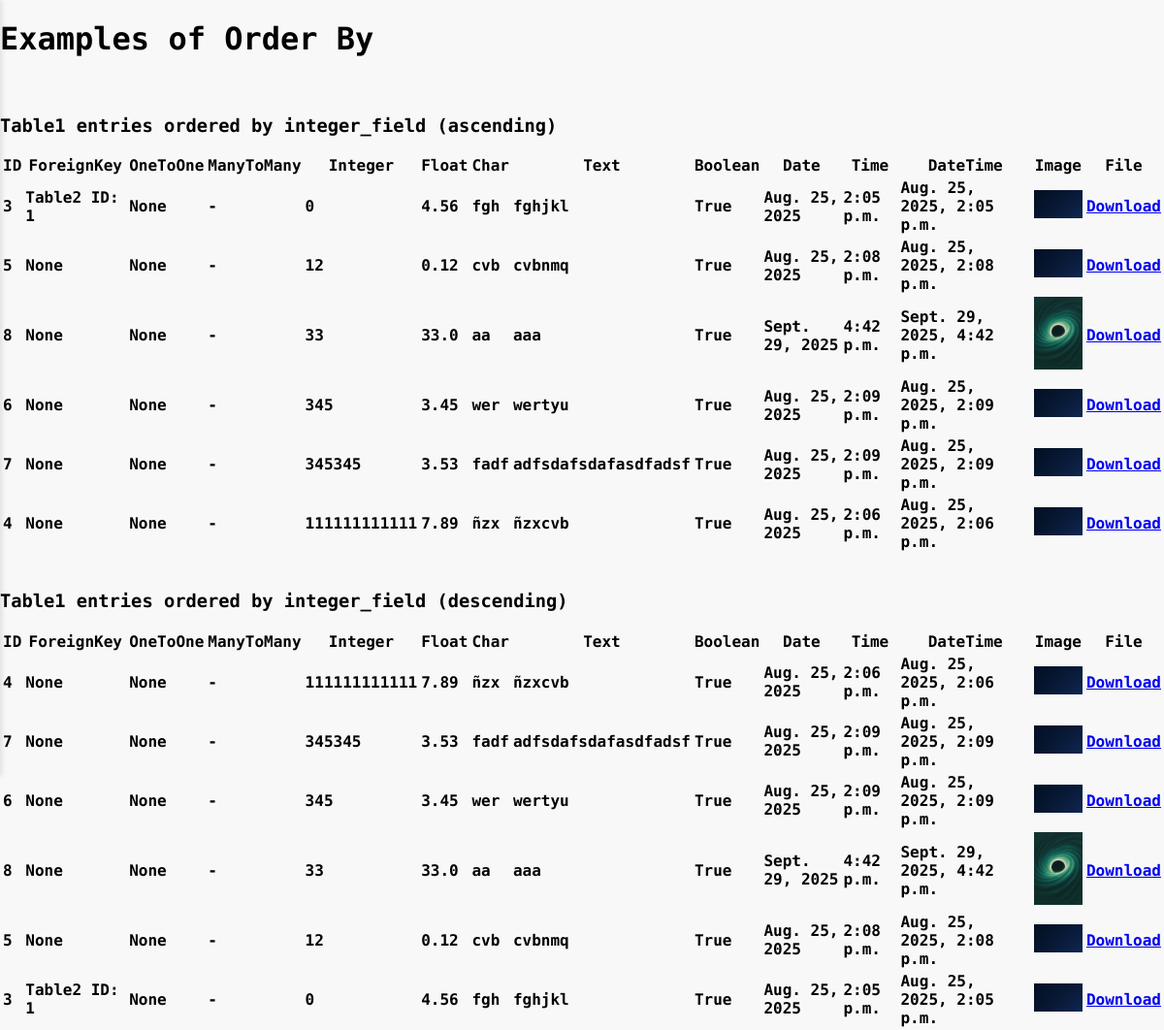
The app's page /order_by_example with its own data.
### rest/models.py (models this page shows, shortened)
class Table1(models.Model):
    foreign_key = models.ForeignKey(Table2, on_delete=models.CASCADE, related_name='table1_foreign', null=True, blank=True)
    one_to_one = models.OneToOneField(Table2, on_delete=models.CASCADE, related_name='table1_one', null=True, blank=True)
    many_to_many = models.ManyToManyField(Table3, related_name='table1_many', blank=True)
    integer_field = models.IntegerField(null=True, blank=True)      # Integer value (optional)
    float_field = models.FloatField(null=True, blank=True)          # Floating point number
    char_field = models.CharField(max_length=15)                    # Short text with max length
    text_field= models.TextField(blank=True)                        # Long text (optional)
    boolean_field = models.BooleanField(default=False)              # True or False
    date_field = models.DateField(null=True, blank=True)           # Date only
    time_field = models.TimeField(null=True, blank=True)           # Time only
    datetime_field = models.DateTimeField(null=True, blank=True)   # Full date and time
    image_field = models.ImageField(upload_to='images/', null=True, blank=True)  # For image files
    file_field = models.FileField(upload_to='files/', null=True, blank=True)     # For general files

class Table2(models.Model):
    CHOICES = (
        (1, 'option1'),
        (2, 'option2'),
    )
    positive_small_int = models.PositiveSmallIntegerField(choices=CHOICES, default=1)
    def __str__(self):
        return f"Table2 ID: {self.id}"

### rest/views.py (the view)
# urls.py: path('order_by_example', views.order_by_example, name='order_by_example'),
def order_by_example(request):
    ordered_asc = Table1.objects.order_by('integer_field')
    ordered_desc = Table1.objects.order_by('-integer_field')
    return render(request, 'queries.html', {
        'type': 'Order By',
        'query1_name': 'Table1 entries ordered by integer_field (ascending)',
        'query2_name': 'Table1 entries ordered by integer_field (descending)',
        'query1': ordered_asc,
        'query2': ordered_desc
    })

### json_app/context_processors.py (called while the page is built)
def dark_mode_context(request):
    return {'dark_mode': request.session.get('dark_mode', False)}

### rest/templates/queries.html
{% extends "base.html" %}
{% block body %}
<h1>Examples of {{ type }}</h1>
<br>
<h3>{{ query1_name }}</h3>
<table>
    <thead>
        <tr>
            <th>ID</th>
            <th>ForeignKey</th>
            <th>OneToOne</th>
            <th>ManyToMany</th>
            <th>Integer</th>
            <th>Float</th>
            <th>Char</th>
            <th>Text</th>
            <th>Boolean</th>
            <th>Date</th>
            <th>Time</th>
            <th>DateTime</th>
            <th>Image</th>
            <th>File</th>
        </tr>
    </thead>
    <tbody>
        {% for entry in query1 %}
         <tr>
            <td>{{ entry.id }}</td>
            <td>{{ entry.foreign_key }}</td>
            <td>{{ entry.one_to_one }}</td>
            <td>
                {% for m in entry.many_to_many.all %}
                    {{ m.email_field }}{% if not forloop.last %}, {% endif %}
                {% empty %}
                    -
                {% endfor %}
            </td>
            <td>{{ entry.integer_field }}</td>
            <td>{{ entry.float_field }}</td>
            <td>{{ entry.char_field }}</td>
            <td>{{ entry.text_field|default:"-" }}</td>
            <td>{{ entry.boolean_field }}</td>
            <td>{{ entry.date_field }}</td>
            <td>{{ entry.time_field }}</td>
            <td>{{ entry.datetime_field }}</td>
            <td>
                {% if entry.image_field %}
                    <img src="{{ entry.image_field.url }}" alt="img" width="50">
                {% else %}
                    -
                {% endif %}
            </td>
            <td>
                {% if entry.file_field %}
                    <a href="{{ entry.file_field.url }}">Download</a>
                {% else %}
                    -
                {% endif %}
            </td>
        </tr>
        {% empty %}
        <tr><td colspan="6">Table1 is empty</td></tr>
        {% endfor %}
    </tbody>
</table>
<br>
{% if query2 %}
<h3>{{ query2_name }}</h3>
<table>
    <thead>
        <tr>
            <th>ID</th>
            <th>ForeignKey</th>
            <th>OneToOne</th>
            <th>ManyToMany</th>
            <th>Integer</th>
            <th>Float</th>
            <th>Char</th>
            <th>Text</th>
            <th>Boolean</th>
            <th>Date</th>
            <th>Time</th>
            <th>DateTime</th>
            <th>Image</th>
            <th>File</th>
        </tr>
    </thead>
    <tbody>
        {% for entry in query2 %}
         <tr>
            <td>{{ entry.id }}</td>
            <td>{{ entry.foreign_key }}</td>
            <td>{{ entry.one_to_one }}</td>
            <td>
                {% for m in entry.many_to_many.all %}
                    {{ m.email_field }}{% if not forloop.last %}, {% endif %}
                {% empty %}
                    -
                {% endfor %}
            </td>
            <td>{{ entry.integer_field }}</td>
            <td>{{ entry.float_field }}</td>
            <td>{{ entry.char_field }}</td>
            <td>{{ entry.text_field|default:"-" }}</td>
            <td>{{ entry.boolean_field }}</td>
            <td>{{ entry.date_field }}</td>
            <td>{{ entry.time_field }}</td>
            <td>{{ entry.datetime_field }}</td>
            <td>
                {% if entry.image_field %}
                    <img src="{{ entry.image_field.url }}" alt="img" width="50">
                {% else %}
                    -
                {% endif %}
            </td>
            <td>
                {% if entry.file_field %}
                    <a href="{{ entry.file_field.url }}">Download</a>
                {% else %}
                    -
                {% endif %}
            </td>
        </tr>
        {% empty %}
        <tr><td colspan="6">Table1 is empty</td></tr>
        {% endfor %}
    </tbody>
</table>
{% endif %}
{% endblock %}

### static/css/style.css (style rules this page uses)
:root { --dark-color: #181D27; --white-color: #F8F8F8; --green-body: #44B78B; --padding: 10px; --font-: 'Jersey 10', sans-serif; --font-small: "Kode Mono", monospace; }
body { font-family: var(--font-small); margin: 0px; font-weight: bolder; }

### static/css/dark_mode.css (style rules this page uses)
:root { --back-color: #F8F8F8; --text-color: #181D27; --dark-color: #222937; --green-dark: #0C4B33; --grey: #3a3a3a; }
body { background-color: var(--back-color); transition: background-color 0.3s ease, color 0.3s ease; }

### records on screen
Table1: id "3", foreign_key "Table2 ID: 1", one_to_one "None", integer_field "0", float_field "4.56", char_field "fgh", text_field "fghjkl", boolean_field "True", date_field "Aug. 25, 2025", time_field "2:05 p.m.", datetime_field "Aug. 25, 2025, 2:05 p.m.", image_field (picture)
Table1: id "5", foreign_key "None", one_to_one "None", integer_field "12", float_field "0.12", char_field "cvb", text_field "cvbnmq", boolean_field "True", date_field "Aug. 25, 2025", time_field "2:08 p.m.", datetime_field "Aug. 25, 2025, 2:08 p.m.", image_field (picture)
Table1: id "8", foreign_key "None", one_to_one "None", integer_field "33", float_field "33.0", char_field "aa", text_field "aaa", boolean_field "True", date_field "Sept. 29, 2025", time_field "4:42 p.m.", datetime_field "Sept. 29, 2025, 4:42 p.m.", image_field (picture)
Table1: id "6", foreign_key "None", one_to_one "None", integer_field "345", float_field "3.45", char_field "wer", text_field "wertyu", boolean_field "True", date_field "Aug. 25, 2025", time_field "2:09 p.m.", datetime_field "Aug. 25, 2025, 2:09 p.m.", image_field (picture)
Table1: id "7", foreign_key "None", one_to_one "None", integer_field "345345", float_field "3.53", char_field "fadf", text_field "adfsdafsdafasdfadsf", boolean_field "True", date_field "Aug. 25, 2025", time_field "2:09 p.m.", datetime_field "Aug. 25, 2025, 2:09 p.m.", image_field (picture)
Table1: id "4", foreign_key "None", one_to_one "None", integer_field "111111111111", float_field "7.89", char_field "ñzx", text_field "ñzxcvb", boolean_field "True", date_field "Aug. 25, 2025", time_field "2:06 p.m.", datetime_field "Aug. 25, 2025, 2:06 p.m.", image_field (picture)

### other values on screen
{{ type }} "Order By"
{{ query1_name }} "Table1 entries ordered by integer_field (ascending)"
{{ query2_name }} "Table1 entries ordered by integer_field (descending)"
